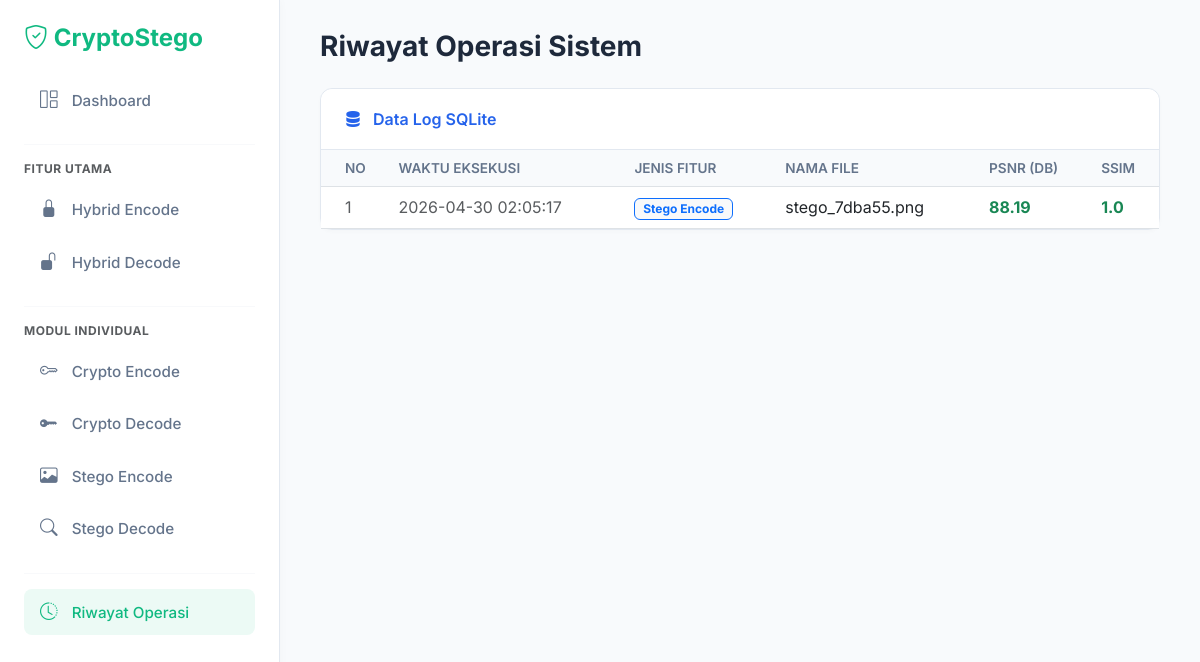
Page /riwayat on the earlier database version.
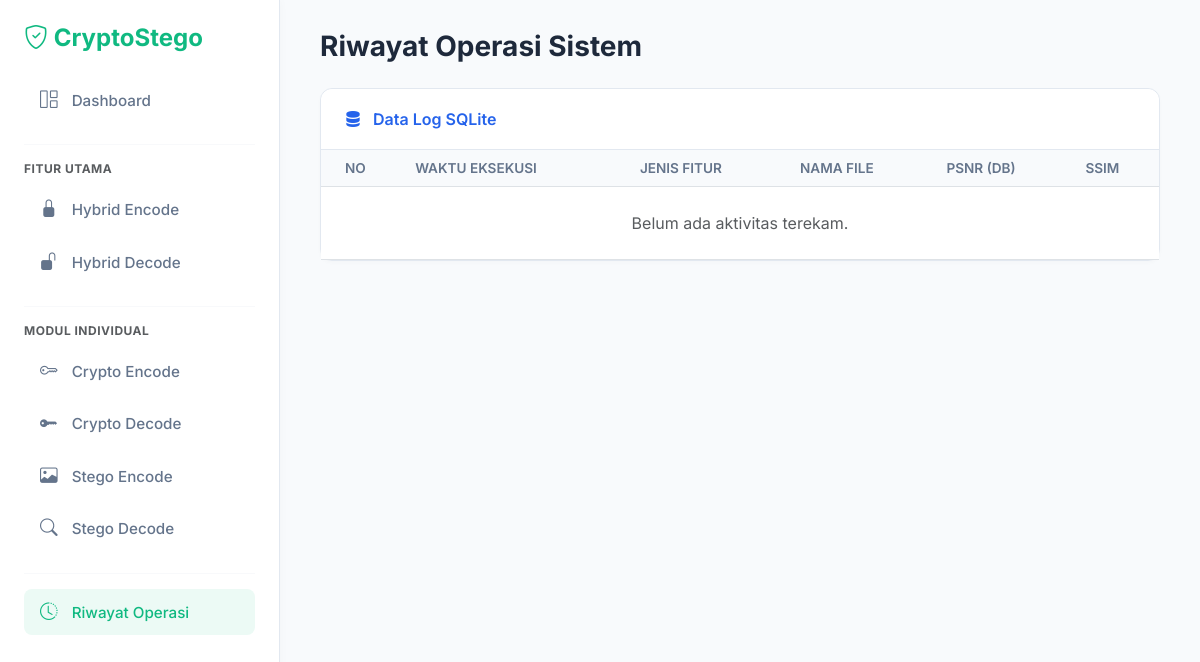
Same page on the later database version.
### tables this page shows
CREATE TABLE riwayat (
            id INTEGER PRIMARY KEY AUTOINCREMENT,
            fitur TEXT NOT NULL,
            nama_file TEXT,
            waktu TEXT NOT NULL,
            psnr REAL,
            ssim REAL
        );

### app.py (the view)
@app.route('/riwayat')
def riwayat():
    return render_template('riwayat.html', data=ambil_riwayat())

### modules/database.py (called while the page is built)
def get_connection() -> sqlite3.Connection:
    conn = sqlite3.connect(DB_PATH)
    conn.row_factory = sqlite3.Row
    return conn

def ambil_riwayat() -> list:
    conn = get_connection()
    rows = conn.execute(
        "SELECT * FROM riwayat ORDER BY id DESC"
    ).fetchall()
    conn.close()
    return rows

### templates/riwayat.html
{% extends "base.html" %}
{% block content %}
<h3 class="fw-bold mb-4">Riwayat Operasi Sistem</h3>
<div class="card-custom">
    <div class="card-header-custom d-flex justify-content-between align-items-center">
        <span><i class="bi bi-server me-2"></i> Data Log SQLite</span>
    </div>
    <div class="p-0">
        <div class="table-responsive">
            <table class="table table-hover table-custom mb-0">
                <thead>
                    <tr>
                        <th class="ps-4">No</th>
                        <th>Waktu Eksekusi</th>
                        <th>Jenis Fitur</th>
                        <th>Nama File</th>
                        <th>PSNR (dB)</th>
                        <th>SSIM</th>
                    </tr>
                </thead>
                <tbody>
                    {% for row in data %}
                    <tr>
                        <td class="ps-4 text-muted">{{ loop.index }}</td>
                        <td class="text-muted">{{ row.waktu }}</td>
                        <td><span class="badge bg-light text-primary border border-primary">{{ row.fitur }}</span></td>
                        <td>{{ row.nama_file }}</td>
                        <td>{% if row.psnr %}<span class="text-success fw-bold">{{ row.psnr }}</span>{% else %}-{% endif %}</td>
                        <td>{% if row.ssim %}<span class="text-success fw-bold">{{ row.ssim }}</span>{% else %}-{% endif %}</td>
                    </tr>
                    {% else %}
                    <tr>
                        <td colspan="6" class="text-center text-muted py-4">Belum ada aktivitas terekam.</td>
                    </tr>
                    {% endfor %}
                </tbody>
            </table>
        </div>
    </div>
</div>
{% endblock %}

### templates/base.html (shortened to what this page needs)
<!DOCTYPE html>
<html lang="id">
<head>
    <link href="https://cdn.jsdelivr.net/npm/bootstrap@5.3.0/dist/css/bootstrap.min.css" rel="stylesheet">
    <link rel="stylesheet" href="https://cdn.jsdelivr.net/npm/bootstrap-icons@1.11.1/font/bootstrap-icons.css">
    <link href="{{ url_for('static', filename='css/style.css') }}" rel="stylesheet">
</head>
<body>
    <div class="d-flex">
        <div class="sidebar p-4" style="width: 280px; flex-shrink: 0;">
            <h4 class="fw-bold mb-4" style="color: var(--primary-green);">
                <i class="bi bi-shield-check"></i> CryptoStego
            </h4>
            <div class="nav flex-column">
                <a href="/" class="nav-link {% if request.endpoint == 'dashboard' %}active{% endif %}">
                    <i class="bi bi-grid-1x2"></i> Dashboard
                </a>
                <hr style="border-color: var(--border-color); margin: 15px 0;">
                <small class="text-muted fw-bold mb-2" style="font-size: 0.75rem; letter-spacing: 0.5px;">FITUR UTAMA</small>
                <a href="/hybrid/encode" class="nav-link {% if request.endpoint == 'hybrid_encode' %}active{% endif %}">
                    <i class="bi bi-lock-fill"></i> Hybrid Encode
                </a>
                <a href="/hybrid/decode" class="nav-link {% if request.endpoint == 'hybrid_decode' %}active{% endif %}">
                    <i class="bi bi-unlock-fill"></i> Hybrid Decode
                </a>
                <hr style="border-color: var(--border-color); margin: 15px 0;">
                <small class="text-muted fw-bold mb-2" style="font-size: 0.75rem; letter-spacing: 0.5px;">MODUL INDIVIDUAL</small>
                <a href="/crypto/encode" class="nav-link {% if request.endpoint == 'crypto_encode' %}active{% endif %}">
                    <i class="bi bi-key"></i> Crypto Encode
                </a>
                <a href="/crypto/decode" class="nav-link {% if request.endpoint == 'crypto_decode' %}active{% endif %}">
                    <i class="bi bi-key-fill"></i> Crypto Decode
                </a>
                <a href="/stego/encode" class="nav-link {% if request.endpoint == 'stego_encode' %}active{% endif %}">
                    <i class="bi bi-image"></i> Stego Encode
                </a>
                <a href="/stego/decode" class="nav-link {% if request.endpoint == 'stego_decode' %}active{% endif %}">
                    <i class="bi bi-search"></i> Stego Decode
                </a>
                <hr style="border-color: var(--border-color); margin: 15px 0;">
                <a href="/riwayat" class="nav-link {% if request.endpoint == 'riwayat' %}active{% endif %}">
                    <i class="bi bi-clock-history"></i> Riwayat Operasi
                </a>
            </div>
        </div>
        <div class="main-content w-100">
            {% block content %}{% endblock %}
        </div>
    </div>
</body>
</html>

### static/css/style.css (style rules this page uses)
:root { --bg-main: #f8fafc; --card-bg: #ffffff; --primary-blue: #2563eb; --primary-green: #10b981; --text-dark: #1e293b; --text-muted: #64748b; --border-color: #e2e8f0; --sidebar-bg: #ffffff; --sidebar-hover: #f1f5f9; }
body { background-color: var(--bg-main); color: var(--text-dark); font-family: 'Inter', system-ui, sans-serif; overflow-x: hidden; }
.sidebar { background-color: var(--sidebar-bg); min-height: 100vh; border-right: 1px solid var(--border-color); box-shadow: 2px 0 8px rgba(0,0,0,0.02); }
.nav-link { color: var(--text-muted); margin-bottom: 6px; border-radius: 8px; transition: all 0.2s ease; padding: 10px 16px; font-weight: 500; font-size: 0.95rem; }
.nav-link i { margin-right: 10px; font-size: 1.1rem; }
.nav-link:hover, .nav-link.active { background-color: rgba(16, 185, 129, 0.08); color: var(--primary-green); }
.card-custom { background-color: var(--card-bg); border: 1px solid var(--border-color); border-radius: 12px; margin-bottom: 24px; box-shadow: 0 2px 4px rgba(0, 0, 0, 0.02); }
.card-header-custom { border-bottom: 1px solid var(--border-color); padding: 18px 24px; font-weight: 600; color: var(--primary-blue); background-color: #ffffff; border-radius: 12px 12px 0 0; }
.main-content { padding: 30px 40px; }
.table-custom th { background-color: #f8fafc; color: var(--text-muted); font-weight: 600; font-size: 0.85rem; text-transform: uppercase; }

Differences in the rows shown:
removed riwayat: waktu "2026-04-30 02:05:17", fitur "Stego Encode", nama_file "stego_7dba55.png", psnr "88.19", ssim "1.0"
Other differences:
text now shown: "Belum ada aktivitas terekam."
